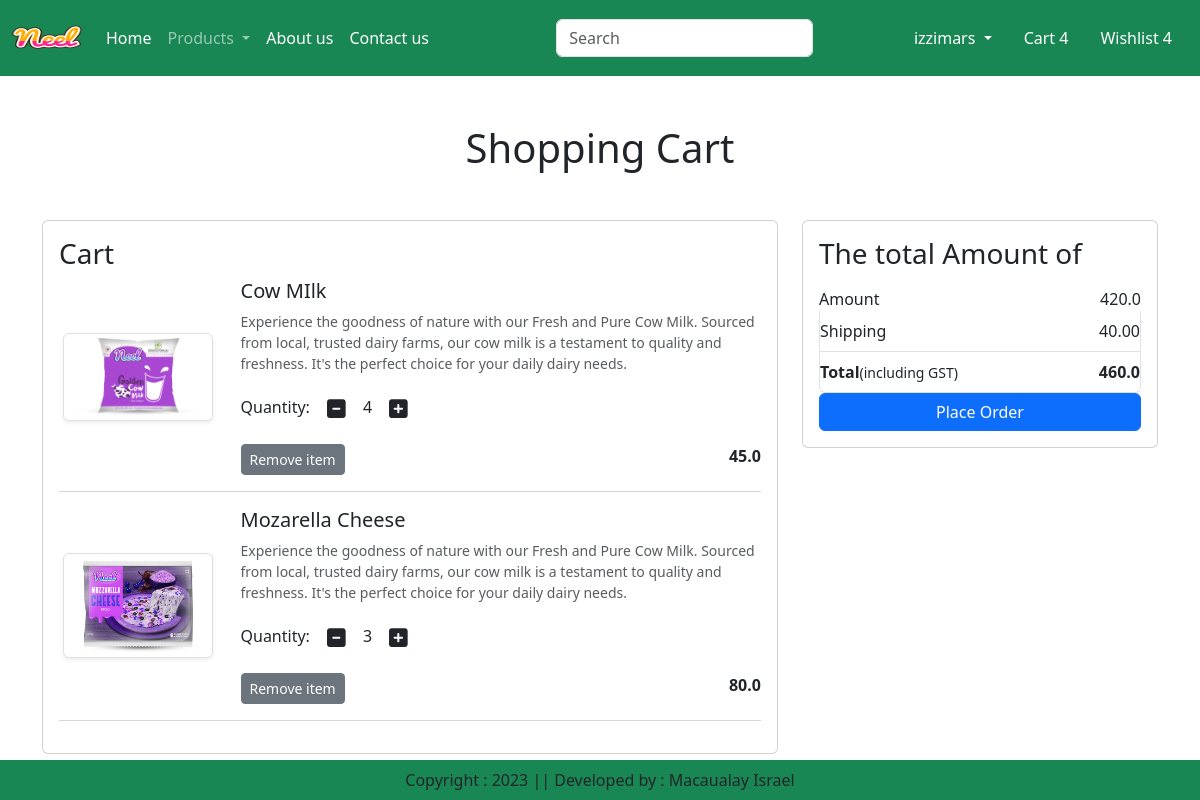
The app's page /cart/ (signed in) with its own data.
### helper/models.py (models this page shows, shortened)
class Cart(models.Model):
    user = models.ForeignKey(User, on_delete=models.CASCADE)
    product = models.ForeignKey(Product, on_delete=models.CASCADE)
    quantity = models.PositiveBigIntegerField(default=1)

class Product(models.Model):
    title = models.CharField(max_length=100)
    sprice = models.FloatField()
    dprice = models.FloatField()
    description= models.TextField()
    composition = models.TextField()
    prodapp = models.TextField()
    category = models.TextField(choices=CATEGORY, max_length=2)
    product_image = models.ImageField(upload_to='product')

### helper/views.py (the view)
# urls.py: path('cart/', views.show_cart, name="showcart"),
def show_cart(request):
    user = request.user
    cart = Cart.objects.filter(user=user)
    amount = 0
    for i in cart:
        value = i.quantity * i.product.dprice
        amount += value
    totalamount = amount + 40
    return render(request,'helper/addtocart.html', locals())

### helper/templates/helper/addtocart.html (shortened to what this page needs)
{% extends 'helper/base.html' %}
{% load static %}
{% block main-content %}
<div class="container my-5 ">
    <div class="row">
        {% if cart %}
        <h1 class="text-center mb-5">Shopping Cart</h1>
        <div class="col-sm-8">
            <div class="card">
                <div class="card-body">
                    <h3>Cart</h3>
                    {% for item in cart %}
                    <div class="row">
                        <div class="col-sm-3 text-center align-self-center">
                            <img src="{{item.product.product_image.url}}" alt="" srcset="" class="img-fluid
                            img-thumbnail shadow-sm" height="150px" width="150px">
                        </div>
                        <div class="col-sm-9">
                            <div>
                                <h5>{{item.product.title}}</h5>
                                <p class="mb-2 text-muted small">{{item.product.description}}</p>
                                <div class="my-3">
                                    <label for="quantity">Quantity:</label>
                                    <a class="minus-cart btn" pid="{{item.product.id}}">
                                        <i class="fas fa-minus-square fa-lg"></i>
                                    </a>
                                    <span id="quantity">{{item.quantity}}</span>
                                    <a class="plus-cart btn" pid="{{item.product.id}}">
                                        <i class="fas fa-plus-square fa-lg"></i>
                                    </a>
                                </div>
                                <div class="d-flex justify-content-between">
                                    <a href="#" class="remove-cart btn btn-sm btn-secondary mr-3"
                                        pid="{{item.product.id}}">Remove item</a>
                                    <p class="mb-0"><span><strong>{{item.product.dprice}}</strong></span></p>
                                </div>
                            </div>
                        </div>
                    </div>
                    <hr class="text-muted">
                    {% endfor %}
                </div>
            </div>
        </div>
        <div class="col-sm-4">
            <div class="card">
                <div class="card-body">
                    <h3>The total Amount of</h3>
                    <ul class="list-group">
                        <li class="list-group-item d-flex justify-content-between align-item-center border-0 px-0 pb-0">
                            Amount <span id="amount">{{amount}}</span></li>
                        <li class="list-group-item d-flex justify-content-between align-item-center  px-0">
                            Shipping<span>40.00</span></li>
                        <li class="list-group-item d-flex justify-content-between align-item-center  px-0">
                            <div>
                                <strong>Total</strong><small>(including GST)</small>
                            </div>
                            <span id="totalamount"><strong>{{totalamount}}</strong></span>
                        </li>
                    </ul>
                    <div class="d-grid" 0> <a href="{% url 'checkout' %}" class="btn btn-primary">Place Order</a></div>
                </div>
            </div>
        </div>
        {% else %}
        <h1 class="text-center mb-5">Cart is empty</h1>
        {% endif %}
    </div>
</div>
{% endblock %}

### helper/templates/helper/base.html (shortened to what this page needs)
<!DOCTYPE html>
{% load static %}
<html lang="en">
<head>
    <link href="https://cdn.jsdelivr.net/npm/bootstrap@5.3.2/dist/css/bootstrap.min.css" rel="stylesheet"
>
    <link rel="stylesheet" href="{% static 'helper/css/owl.carousel.min.css' %}">
    <link rel="stylesheet" href="{% static 'helper/css/all.min.css' %}">
    <link rel="stylesheet" href="{% static 'helper/css/style.css' %}">
</head>
<body>
    <nav class="navbar navbar-expand-lg navbar-dark bg-success">
        <div class="container-fluid">
            <a class="navbar-brand" href="#">
                <img src="{% static 'helper/images/Neel.png' %}" width="70" height="50"> </a>
            <div class="collapse navbar-collapse" id="navbarSupportedContent">
                <ul class="navbar-nav me-auto mb-2 mb-lg-0">
                    {% if request.user.is_authenticated %}
                    <li class="nav-item">
                        <a class="nav-link active" aria-current="page" href="/">Home</a>
                    </li>
                    <li class="nav-item dropdown">
                        <a class="nav-link dropdown-toggle" href="#" role="button" data-bs-toggle="dropdown"
                            aria-expanded="false">
                            Products
                        </a>
                    </li>
                    <li class="nav-item">
                        <a class="nav-link text-white" href="{% url 'about' %}">About us</a>
                    </li>
                    <li class="nav-item">
                        <a class="nav-link text-white" href="{% url 'contact' %}">Contact us</a>
                    </li>
                </ul>
                <form class="d-flex" role="search">
                    <input class="form-control me-2" type="search" placeholder="Search" aria-label="Search">
                    <button class="btn btn-outline-success" type="submit">Search</button>
                </form>
            </div>
            <ul class="navbar-nav me-auto mb-2 mb-lg-0">
                <li class="nav-item dropdown mx-2">
                    <a class="nav-link dropdown-toggle text-white" href="#" role="button" data-bs-toggle="dropdown"
                        aria-expanded="false">{{request.user.username}}
                    </a>
                </li>
                <li class="nav-item mx-2">
                    <a class="nav-link text-white" href="#">Cart 4</a>
                </li>
                <li class="nav-item mx-2">
                    <a class="nav-link text-white" href="#">Wishlist 4</a>
                </li>
                {% endif %}
            </ul>
        </div>
    </nav>
    {% block main-content %}{% endblock %}
    <footer class="container-fluid fixed-bottom bg-success text-center p-2 mt-5">
        Copyright : 2023 || Developed by : Macaualay Israel </footer>
</body>
</html>

### records on screen
Cart: product.product_image (picture), product "Cow MIlk", product.description "Experience the goodness of nature with our Fresh and Pure Cow Milk. Sourced from local, trusted dairy farms, our cow milk is a testament to quality and freshness. It's the perfect choice for your daily dairy needs.", quantity "4", product.dprice "45.0"
Cart: product.product_image (picture), product "Mozarella Cheese", product.description "Experience the goodness of nature with our Fresh and Pure Cow Milk. Sourced from local, trusted dairy farms, our cow milk is a testament to quality and freshness. It's the perfect choice for your daily dairy needs.", quantity "3", product.dprice "80.0"

### other values on screen
{{ request.user.username }} "izzimars"
{{ amount }} "420.0"
{{ totalamount }} "460.0"
